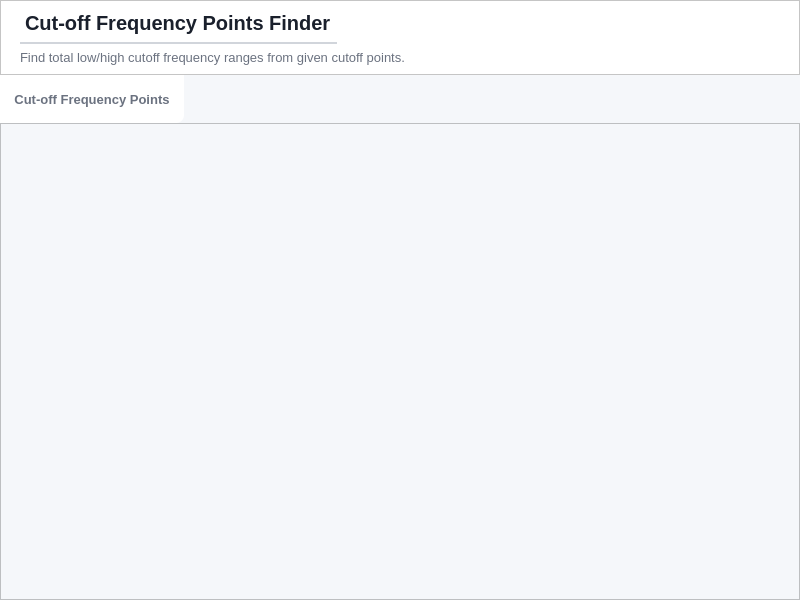
<?xml version="1.0" encoding="UTF-8"?>
<ui version="4.0">
 <class>Form</class>
 <widget class="QWidget" name="Form">
  <property name="geometry">
   <rect>
    <x>0</x>
    <y>0</y>
    <width>800</width>
    <height>600</height>
   </rect>
  </property>
  <property name="windowTitle">
   <string>Form</string>
  </property>
  <property name="styleSheet">
   <string notr="true">background-color: #f5f7fa;</string>
  </property>
  <layout class="QVBoxLayout" name="verticalLayout">
   <property name="spacing">
    <number>0</number>
   </property>
   <property name="leftMargin">
    <number>0</number>
   </property>
   <property name="topMargin">
    <number>0</number>
   </property>
   <property name="rightMargin">
    <number>0</number>
   </property>
   <property name="bottomMargin">
    <number>0</number>
   </property>
   <item>
    <widget class="QFrame" name="topBarFrame">
     <property name="sizePolicy">
      <sizepolicy hsizetype="Preferred" vsizetype="Fixed">
       <horstretch>0</horstretch>
       <verstretch>0</verstretch>
      </sizepolicy>
     </property>
     <property name="minimumSize">
      <size>
       <width>0</width>
       <height>70</height>
      </size>
     </property>
     <property name="maximumSize">
      <size>
       <width>16777215</width>
       <height>75</height>
      </size>
     </property>
     <property name="styleSheet">
      <string notr="true">background-color: white;</string>
     </property>
     <property name="frameShape">
      <enum>QFrame::Shape::StyledPanel</enum>
     </property>
     <layout class="QGridLayout" name="gridLayout_2">
      <item row="0" column="0">
       <spacer name="horizontalSpacer_4">
        <property name="orientation">
         <enum>Qt::Orientation::Horizontal</enum>
        </property>
        <property name="sizeType">
         <enum>QSizePolicy::Policy::Fixed</enum>
        </property>
        <property name="sizeHint" stdset="0">
         <size>
          <width>10</width>
          <height>20</height>
         </size>
        </property>
       </spacer>
      </item>
      <item row="0" column="1">
       <layout class="QVBoxLayout" name="verticalLayout_2">
        <property name="spacing">
         <number>20</number>
        </property>
        <property name="topMargin">
         <number>0</number>
        </property>
        <property name="bottomMargin">
         <number>0</number>
        </property>
        <item>
         <widget class="QLabel" name="labelTitle">
          <property name="sizePolicy">
           <sizepolicy hsizetype="Maximum" vsizetype="Fixed">
            <horstretch>0</horstretch>
            <verstretch>0</verstretch>
           </sizepolicy>
          </property>
          <property name="minimumSize">
           <size>
            <width>200</width>
            <height>34</height>
           </size>
          </property>
          <property name="styleSheet">
           <string notr="true">QLabel {
    font-size: 20px;
    font-weight: 900;
    color: #1a202c;
    background: transparent;

    border: none;
    border-bottom: 2px solid #d1d5db;  /* clean soft grey */
    padding-bottom: 6px;
}</string>
          </property>
          <property name="text">
           <string>Cut-off Frequency Points Finder</string>
          </property>
         </widget>
        </item>
        <item>
         <widget class="QLabel" name="labelSubTitle">
          <property name="minimumSize">
           <size>
            <width>0</width>
            <height>0</height>
           </size>
          </property>
          <property name="styleSheet">
           <string notr="true">QLabel {
    font-size: 13px;
    font-weight: 400;
    color: #6b7280;   /* soft grey */
    background: transparent;
}</string>
          </property>
          <property name="text">
           <string>Find total low/high cutoff frequency ranges from given cutoff points.</string>
          </property>
         </widget>
        </item>
       </layout>
      </item>
      <item row="0" column="3">
       <spacer name="horizontalSpacer">
        <property name="orientation">
         <enum>Qt::Orientation::Horizontal</enum>
        </property>
        <property name="sizeType">
         <enum>QSizePolicy::Policy::MinimumExpanding</enum>
        </property>
        <property name="sizeHint" stdset="0">
         <size>
          <width>40</width>
          <height>20</height>
         </size>
        </property>
       </spacer>
      </item>
     </layout>
    </widget>
   </item>
   <item>
    <layout class="QHBoxLayout" name="horizontalLayout">
     <property name="spacing">
      <number>0</number>
     </property>
     <property name="sizeConstraint">
      <enum>QLayout::SizeConstraint::SetDefaultConstraint</enum>
     </property>
     <item>
      <widget class="QPushButton" name="buttonCutOffFreqPoints">
       <property name="sizePolicy">
        <sizepolicy hsizetype="Minimum" vsizetype="Fixed">
         <horstretch>0</horstretch>
         <verstretch>0</verstretch>
        </sizepolicy>
       </property>
       <property name="minimumSize">
        <size>
         <width>180</width>
         <height>48</height>
        </size>
       </property>
       <property name="maximumSize">
        <size>
         <width>16777215</width>
         <height>16777215</height>
        </size>
       </property>
       <property name="cursor">
        <cursorShape>PointingHandCursor</cursorShape>
       </property>
       <property name="styleSheet">
        <string notr="true">QPushButton {
    background-color: #ffffff;
    border: none;
    
    /* Only the bottom-right is rounded now */
    border-bottom-right-radius: 8px;
    border-bottom-left-radius: 0px;
    border-top-left-radius: 0px;
    border-top-right-radius: 0px;

    color: #6b7280;
    font-size: 13px;
    font-weight: 500;
    padding: 8px 14px;
    text-align: center;
}

/* Hover */
QPushButton:hover {
    background-color: #f9fafb;
    color: #667EEA;
}

/* While clicking */
QPushButton:pressed {
    background-color: transparent;
}

/* Selected (persistent state) */
QPushButton:checked {
    background-color: #e5e7eb;
    color: #374151;
    font-weight: 600;

    /* Re-stating the radius here ensures the blue line follows the bottom-right curve */
    border-bottom-right-radius: 8px;
    border-bottom: 3px solid #667EEA;
}</string>
       </property>
       <property name="text">
        <string>Cut-off Frequency Points</string>
       </property>
       <property name="checkable">
        <bool>true</bool>
       </property>
       <property name="checked">
        <bool>false</bool>
       </property>
       <attribute name="buttonGroup">
        <string notr="true">buttonGroup</string>
       </attribute>
      </widget>
     </item>
     <item>
      <spacer name="horizontalSpacer_2">
       <property name="orientation">
        <enum>Qt::Orientation::Horizontal</enum>
       </property>
       <property name="sizeHint" stdset="0">
        <size>
         <width>40</width>
         <height>20</height>
        </size>
       </property>
      </spacer>
     </item>
    </layout>
   </item>
   <item>
    <widget class="QScrollArea" name="scrollArea">
     <property name="styleSheet">
      <string notr="true">QScrollArea {
    background-color: #f5f7fa;
    border: none;
}

QScrollArea &gt; QWidget &gt; QWidget {
    background-color: #f5f7fa;
}

/* ── Vertical ── */
QScrollBar:vertical {
    background: #e9ebf0;
    width: 8px;
    border-radius: 4px;
    margin: 0px;
}

QScrollBar::handle:vertical {
    background: #b0b8c8;
    border-radius: 4px;
    min-height: 30px;
}

QScrollBar::handle:vertical:hover {
    background: #8e99ad;
}

QScrollBar::add-line:vertical,
QScrollBar::sub-line:vertical {
    height: 0px;
}

QScrollBar::add-page:vertical,
QScrollBar::sub-page:vertical {
    background: none;
}

/* ── Horizontal ── */
QScrollBar:horizontal {
    background: #e9ebf0;
    height: 8px;
    border-radius: 4px;
    margin: 0px;
}

QScrollBar::handle:horizontal {
    background: #b0b8c8;
    border-radius: 4px;
    min-width: 30px;
}

QScrollBar::handle:horizontal:hover {
    background: #8e99ad;
}

QScrollBar::add-line:horizontal,
QScrollBar::sub-line:horizontal {
    width: 0px;
}

QScrollBar::add-page:horizontal,
QScrollBar::sub-page:horizontal {
    background: none;
}</string>
     </property>
     <property name="widgetResizable">
      <bool>true</bool>
     </property>
     <widget class="QWidget" name="scrollAreaWidgetContents">
      <property name="geometry">
       <rect>
        <x>0</x>
        <y>0</y>
        <width>800</width>
        <height>475</height>
       </rect>
      </property>
      <layout class="QHBoxLayout" name="horizontalLayout_2">
       <item>
        <widget class="QStackedWidget" name="stackedWidget">
         <property name="currentIndex">
          <number>3</number>
         </property>
         <widget class="QWidget" name="page0CECE"/>
         <widget class="QWidget" name="page1CCCE"/>
         <widget class="QWidget" name="page2CECC"/>
         <widget class="QWidget" name="page3BufferSolver"/>
        </widget>
       </item>
      </layout>
     </widget>
    </widget>
   </item>
  </layout>
 </widget>
 <resources/>
 <connections/>
 <buttongroups>
  <buttongroup name="buttonGroup"/>
 </buttongroups>
</ui>
